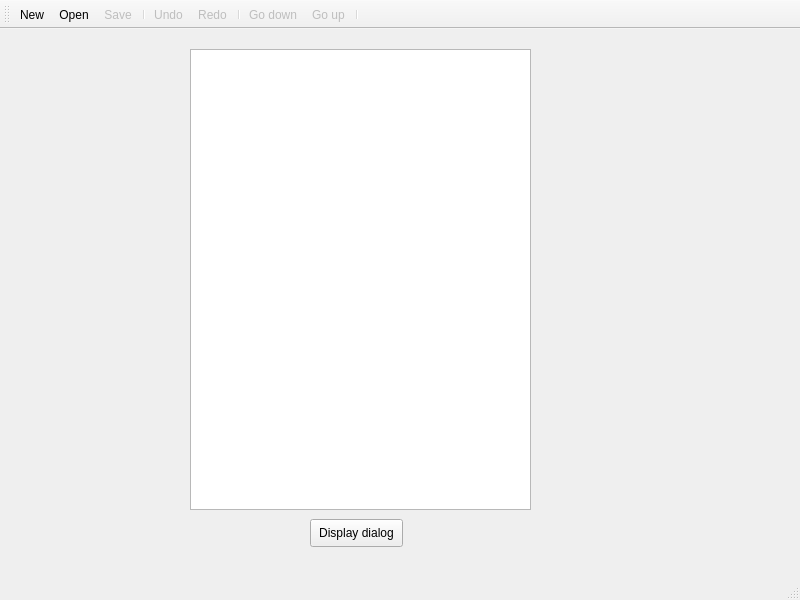
<?xml version="1.0" encoding="UTF-8"?>
<ui version="4.0">
 <class>MainWindow</class>
 <widget class="QMainWindow" name="MainWindow">
  <property name="geometry">
   <rect>
    <x>0</x>
    <y>0</y>
    <width>800</width>
    <height>600</height>
   </rect>
  </property>
  <property name="windowTitle">
   <string>WinMerge</string>
  </property>
  <property name="windowIcon">
   <iconset resource="../gui.qrc">
    <normaloff>:/res/icon.png</normaloff>:/res/icon.png</iconset>
  </property>
  <widget class="QWidget" name="centralwidget">
   <widget class="QPushButton" name="pushButton">
    <property name="geometry">
     <rect>
      <x>310</x>
      <y>490</y>
      <width>93</width>
      <height>28</height>
     </rect>
    </property>
    <property name="text">
     <string>Display dialog</string>
    </property>
   </widget>
   <widget class="QListWidget" name="listWidget">
    <property name="geometry">
     <rect>
      <x>190</x>
      <y>20</y>
      <width>341</width>
      <height>461</height>
     </rect>
    </property>
   </widget>
  </widget>
  <widget class="QMenuBar" name="mMenubar">
   <property name="geometry">
    <rect>
     <x>0</x>
     <y>0</y>
     <width>800</width>
     <height>27</height>
    </rect>
   </property>
  </widget>
  <widget class="QToolBar" name="mToolBarMain">
   <property name="windowTitle">
    <string>Standard</string>
   </property>
   <property name="iconSize">
    <size>
     <width>16</width>
     <height>16</height>
    </size>
   </property>
   <attribute name="toolBarArea">
    <enum>TopToolBarArea</enum>
   </attribute>
   <attribute name="toolBarBreak">
    <bool>false</bool>
   </attribute>
   <addaction name="mActionNew"/>
   <addaction name="mActionOpen"/>
   <addaction name="mActionSave"/>
   <addaction name="separator"/>
   <addaction name="mActionUndo"/>
   <addaction name="mActionRedo"/>
   <addaction name="separator"/>
   <addaction name="mActionGoDown"/>
   <addaction name="mActionGoUp"/>
   <addaction name="separator"/>
  </widget>
  <widget class="QStatusBar" name="mStatusBar"/>
  <action name="mActionExit">
   <property name="icon">
    <iconset resource="../gui.qrc">
     <normaloff>:/res/exit.png</normaloff>:/res/exit.png</iconset>
   </property>
   <property name="text">
    <string>&amp;Exit</string>
   </property>
   <property name="shortcut">
    <string>Ctrl+Q</string>
   </property>
  </action>
  <action name="mActionOpenDirs">
   <property name="icon">
    <iconset resource="../gui.qrc">
     <normaloff>:/res/open-directories.png</normaloff>:/res/open-directories.png</iconset>
   </property>
   <property name="text">
    <string>&amp;Open directories...</string>
   </property>
  </action>
  <action name="mActionOpenFiles">
   <property name="icon">
    <iconset resource="../gui.qrc">
     <normaloff>:/res/open-files.png</normaloff>:/res/open-files.png</iconset>
   </property>
   <property name="text">
    <string>Open &amp;files...</string>
   </property>
  </action>
  <action name="mActionNew">
   <property name="enabled">
    <bool>true</bool>
   </property>
   <property name="icon">
    <iconset resource="../gui.qrc">
     <normaloff>:/res/new.png</normaloff>:/res/new.png</iconset>
   </property>
   <property name="text">
    <string>&amp;New</string>
   </property>
   <property name="shortcut">
    <string>Ctrl+N</string>
   </property>
  </action>
  <action name="mActionOpen">
   <property name="enabled">
    <bool>true</bool>
   </property>
   <property name="icon">
    <iconset theme="open-directories.png" resource="../gui.qrc">
     <normaloff>:/res/open-directories.png</normaloff>:/res/open-directories.png</iconset>
   </property>
   <property name="text">
    <string>&amp;Open</string>
   </property>
   <property name="shortcut">
    <string>Ctrl+N</string>
   </property>
  </action>
  <action name="mActionOpenConflict">
   <property name="enabled">
    <bool>true</bool>
   </property>
   <property name="icon">
    <iconset>
     <normaloff>:/res/open_conflict.bmp</normaloff>:/res/open_conflict.bmp</iconset>
   </property>
   <property name="text">
    <string>&amp;Open conflict file...</string>
   </property>
   <property name="shortcut">
    <string>Ctrl+N</string>
   </property>
  </action>
  <action name="ID_FILE_OPENPROJECT">
   <property name="enabled">
    <bool>true</bool>
   </property>
   <property name="text">
    <string>&amp;Open Project</string>
   </property>
   <property name="shortcut">
    <string>Ctrl+N</string>
   </property>
  </action>
  <action name="mProjectSave">
   <property name="enabled">
    <bool>true</bool>
   </property>
   <property name="text">
    <string>&amp;Save Project</string>
   </property>
   <property name="shortcut">
    <string>Ctrl+N</string>
   </property>
  </action>
  <action name="mRecentProject">
   <property name="enabled">
    <bool>false</bool>
   </property>
   <property name="text">
    <string>&amp;Recent Projects</string>
   </property>
   <property name="shortcut">
    <string>Ctrl+N</string>
   </property>
  </action>
  <action name="mActionSave">
   <property name="enabled">
    <bool>false</bool>
   </property>
   <property name="icon">
    <iconset theme="document-save">
     <normaloff>.</normaloff>.</iconset>
   </property>
   <property name="text">
    <string>&amp;Save</string>
   </property>
   <property name="shortcut">
    <string>Ctrl+N</string>
   </property>
  </action>
  <action name="mActionUndo">
   <property name="enabled">
    <bool>false</bool>
   </property>
   <property name="icon">
    <iconset theme="edit-undo">
     <normaloff>.</normaloff>.</iconset>
   </property>
   <property name="text">
    <string>&amp;Undo</string>
   </property>
   <property name="shortcut">
    <string>Ctrl+N</string>
   </property>
  </action>
  <action name="mActionRedo">
   <property name="enabled">
    <bool>false</bool>
   </property>
   <property name="icon">
    <iconset theme="edit-redo">
     <normaloff>.</normaloff>.</iconset>
   </property>
   <property name="text">
    <string>&amp;Redo</string>
   </property>
   <property name="shortcut">
    <string>Ctrl+N</string>
   </property>
  </action>
  <action name="mActionGoUp">
   <property name="enabled">
    <bool>false</bool>
   </property>
   <property name="icon">
    <iconset theme="go-top">
     <normaloff>.</normaloff>.</iconset>
   </property>
   <property name="text">
    <string>&amp;Go up</string>
   </property>
   <property name="shortcut">
    <string>Ctrl+N</string>
   </property>
  </action>
  <action name="mActionGoDown">
   <property name="enabled">
    <bool>false</bool>
   </property>
   <property name="icon">
    <iconset theme="go-bottom">
     <normaloff>.</normaloff>.</iconset>
   </property>
   <property name="text">
    <string>&amp;Go down</string>
   </property>
   <property name="shortcut">
    <string>Ctrl+N</string>
   </property>
  </action>
  <action name="ID_OPTIONS">
   <property name="enabled">
    <bool>true</bool>
   </property>
   <property name="text">
    <string>&amp;Options...</string>
   </property>
   <property name="shortcut">
    <string>Ctrl+N</string>
   </property>
  </action>
  <action name="mSelectFont">
   <property name="enabled">
    <bool>true</bool>
   </property>
   <property name="text">
    <string>&amp;Select Font...</string>
   </property>
   <property name="shortcut">
    <string>Ctrl+N</string>
   </property>
  </action>
  <action name="mSelectStandardFont">
   <property name="enabled">
    <bool>true</bool>
   </property>
   <property name="text">
    <string>&amp;Select Standard Font</string>
   </property>
   <property name="shortcut">
    <string>Ctrl+N</string>
   </property>
  </action>
  <action name="mToolbar">
   <property name="enabled">
    <bool>true</bool>
   </property>
   <property name="text">
    <string>&amp;Toolbar</string>
   </property>
   <property name="shortcut">
    <string>Ctrl+N</string>
   </property>
  </action>
  <action name="mStatusbar">
   <property name="enabled">
    <bool>true</bool>
   </property>
   <property name="text">
    <string>&amp;Statusbar</string>
   </property>
   <property name="shortcut">
    <string>Ctrl+N</string>
   </property>
  </action>
  <action name="mTabbar">
   <property name="enabled">
    <bool>true</bool>
   </property>
   <property name="text">
    <string>&amp;Tabbar</string>
   </property>
   <property name="shortcut">
    <string>Ctrl+N</string>
   </property>
  </action>
  <action name="mLanguage">
   <property name="enabled">
    <bool>true</bool>
   </property>
   <property name="text">
    <string>&amp;Language</string>
   </property>
   <property name="shortcut">
    <string>Ctrl+N</string>
   </property>
  </action>
  <action name="mFilter">
   <property name="enabled">
    <bool>true</bool>
   </property>
   <property name="text">
    <string>&amp;Filter...</string>
   </property>
   <property name="shortcut">
    <string>Ctrl+N</string>
   </property>
  </action>
  <action name="mGeneratePatch">
   <property name="enabled">
    <bool>true</bool>
   </property>
   <property name="text">
    <string>&amp;Generate Patch</string>
   </property>
   <property name="shortcut">
    <string>Ctrl+N</string>
   </property>
  </action>
  <action name="mPluginList">
   <property name="enabled">
    <bool>true</bool>
   </property>
   <property name="text">
    <string>&amp;Plugin List</string>
   </property>
   <property name="shortcut">
    <string>Ctrl+N</string>
   </property>
  </action>
  <action name="mManualPrediffer">
   <property name="enabled">
    <bool>true</bool>
   </property>
   <property name="text">
    <string>&amp;Manual Prediffer</string>
   </property>
   <property name="shortcut">
    <string>Ctrl+N</string>
   </property>
  </action>
  <action name="mAutomaticPrediffer">
   <property name="enabled">
    <bool>true</bool>
   </property>
   <property name="text">
    <string>&amp;Automatic Prediffer</string>
   </property>
   <property name="shortcut">
    <string>Ctrl+N</string>
   </property>
  </action>
  <action name="mManualUnArchive">
   <property name="enabled">
    <bool>true</bool>
   </property>
   <property name="text">
    <string>&amp;Manual Unarchiver</string>
   </property>
   <property name="shortcut">
    <string>Ctrl+N</string>
   </property>
  </action>
  <action name="mAutomaticUnArchive">
   <property name="enabled">
    <bool>true</bool>
   </property>
   <property name="text">
    <string>&amp;Automatic Unarchiver</string>
   </property>
   <property name="shortcut">
    <string>Ctrl+N</string>
   </property>
  </action>
  <action name="mUnarchivework">
   <property name="enabled">
    <bool>true</bool>
   </property>
   <property name="text">
    <string>&amp;Edit with Unarchiver</string>
   </property>
   <property name="shortcut">
    <string>Ctrl+N</string>
   </property>
  </action>
  <action name="mReloadPlugins">
   <property name="enabled">
    <bool>true</bool>
   </property>
   <property name="text">
    <string>&amp;Reload Plugins</string>
   </property>
   <property name="shortcut">
    <string>Ctrl+N</string>
   </property>
  </action>
  <action name="mWindowClose">
   <property name="enabled">
    <bool>false</bool>
   </property>
   <property name="text">
    <string>&amp;Close</string>
   </property>
   <property name="shortcut">
    <string>Ctrl+N</string>
   </property>
  </action>
  <action name="mCloseAll">
   <property name="enabled">
    <bool>false</bool>
   </property>
   <property name="text">
    <string>&amp;Close all</string>
   </property>
   <property name="shortcut">
    <string>Ctrl+N</string>
   </property>
  </action>
  <action name="mSelectClipping">
   <property name="enabled">
    <bool>true</bool>
   </property>
   <property name="text">
    <string>&amp;Select Clipping</string>
   </property>
   <property name="shortcut">
    <string>Ctrl+N</string>
   </property>
  </action>
  <action name="mArrangeBelow">
   <property name="enabled">
    <bool>true</bool>
   </property>
   <property name="text">
    <string>&amp;Arrange below</string>
   </property>
   <property name="shortcut">
    <string>Ctrl+N</string>
   </property>
  </action>
  <action name="mArrangeSideBySide">
   <property name="enabled">
    <bool>true</bool>
   </property>
   <property name="text">
    <string>&amp;Arrange side by side</string>
   </property>
   <property name="shortcut">
    <string>Ctrl+N</string>
   </property>
  </action>
  <action name="mArrangeOverlap">
   <property name="enabled">
    <bool>true</bool>
   </property>
   <property name="text">
    <string>&amp;RArrange overlapping</string>
   </property>
  </action>
  <action name="ID_HELP_RELEASENOTES">
   <property name="enabled">
    <bool>true</bool>
   </property>
   <property name="text">
    <string>&amp;Release Notes</string>
   </property>
  </action>
  <action name="mActionHelp">
   <property name="enabled">
    <bool>true</bool>
   </property>
   <property name="text">
    <string>&amp;Winmerge Help</string>
   </property>
   <property name="shortcut">
    <string>F1</string>
   </property>
  </action>
  <action name="ID_HELP_TRANSLATIONS">
   <property name="enabled">
    <bool>true</bool>
   </property>
   <property name="text">
    <string>&amp;Translations</string>
   </property>
  </action>
  <action name="mConfiguration">
   <property name="enabled">
    <bool>true</bool>
   </property>
   <property name="text">
    <string>&amp;Configuration</string>
   </property>
  </action>
  <action name="mArchiveSupport">
   <property name="enabled">
    <bool>true</bool>
   </property>
   <property name="text">
    <string>&amp;Archive-Support deactivated</string>
   </property>
  </action>
  <action name="ID_HELP_GNULICENSE">
   <property name="enabled">
    <bool>true</bool>
   </property>
   <property name="text">
    <string>&amp;GNU General Licence</string>
   </property>
  </action>
  <action name="mActionToolBarMain">
   <property name="checkable">
    <bool>true</bool>
   </property>
   <property name="checked">
    <bool>true</bool>
   </property>
   <property name="enabled">
    <bool>true</bool>
   </property>
   <property name="text">
    <string>&amp;Standard</string>
   </property>
   <property name="toolTip">
    <string>Show or hide the &quot;Standard&quot; toolbar</string>
   </property>
  </action>
  <action name="mActionStatusBar">
   <property name="checkable">
    <bool>true</bool>
   </property>
   <property name="checked">
    <bool>true</bool>
   </property>
   <property name="enabled">
    <bool>true</bool>
   </property>
   <property name="text">
    <string>&amp;Statusbar</string>
   </property>
   <property name="toolTip">
    <string>Show or hide the statusbar</string>
   </property>
  </action>
  <action name="mActionLanguage">
   <property name="enabled">
    <bool>false</bool>
   </property>
   <property name="icon">
    <iconset resource="../gui.qrc">
     <normaloff>:/res/language.png</normaloff>:/res/language.png</iconset>
   </property>
   <property name="text">
    <string>&amp;Language...</string>
   </property>
   <property name="toolTip">
    <string>Select current language</string>
   </property>
  </action>
  <action name="mActionAboutWinMerge">
   <property name="text">
    <string>&amp;About WinMerge</string>
   </property>
  </action>
 </widget>
 <resources>
  <include location="../gui.qrc"/>
 </resources>
 <connections/>
</ui>
